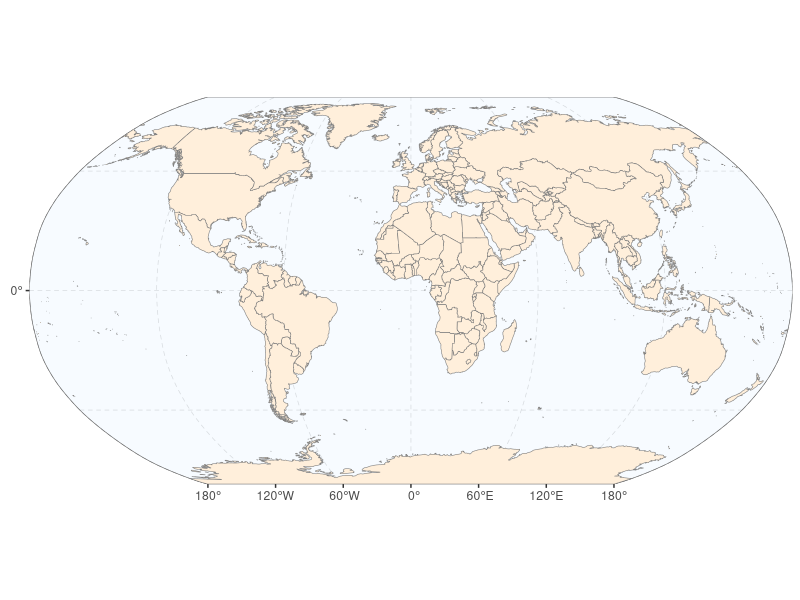

Recreate this plot in R.
## ---- chunk 1
#| fig-dpi: 330

library(tidyverse)
library(sf)


world_dt <- rnaturalearth::ne_countries(scale = "medium", returnclass = "sf")

ocean <- st_polygon(list(cbind(c(seq(-180, 179, len = 100), rep(180, 100), 
                                 seq(179, -180, len = 100), rep(-180, 100)),
                               c(rep(-90, 100), seq(-89, 89, len = 100),
                                 rep(90, 100), seq(89, -90, len = 100))))) |>
  st_sfc(crs = "WGS84") |>
  st_as_sf()

ggplot(data = world_dt) +
  geom_sf(data = ocean, fill = "aliceblue", alpha = .5) +
  geom_sf(fill = "antiquewhite1", color = "grey50", alpha = 1) +
  coord_sf(crs = "+proj=robin +lon_0=0 +x_0=0 +y_0=0 +ellps=WGS84 
           +datum=WGS84 +units=m +no_defs", expand = F) +
  theme_bw() +
  theme(panel.grid.major = element_line(color = 'grey75', 
                                        linetype = "dashed",
                                        linewidth = .25),
        panel.border = element_blank(),
        panel.background = element_rect(fill = 'white'))
